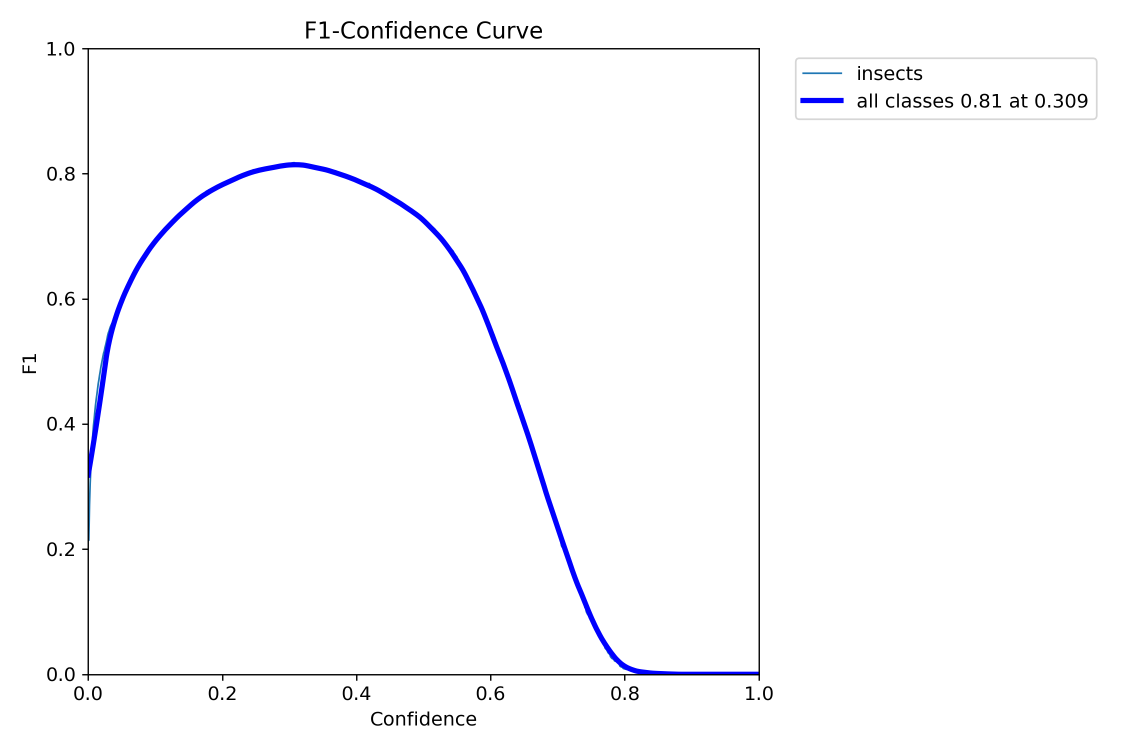
#> input picture YOLOV8/train/F1_curve.png, 2250 x 1500 px, found by its file name (shown at 1/2 size); its folder holds 4 pictures in this run
$ python resize.py
#> lines starting #> are read from the running program, lines starting #| are printed output that depends on the picture
import cv2
import os

def resize_image(input_path, output_path, size=(640, 640)):
    # Ler a imagem usando OpenCV
#> called with input_path = '../dataset/all/train/F1_curve.png', output_path = '../dataset/all/train/F1_curve.png', size = (640, 640)
    img = cv2.imread(input_path)
#> img is the input picture: shape (1500, 2250, 3); mean B, G, R 252.6, 250.7, 250.7
    if img is not None:
        # Redimensionar a imagem
        img_resized = cv2.resize(img, size)
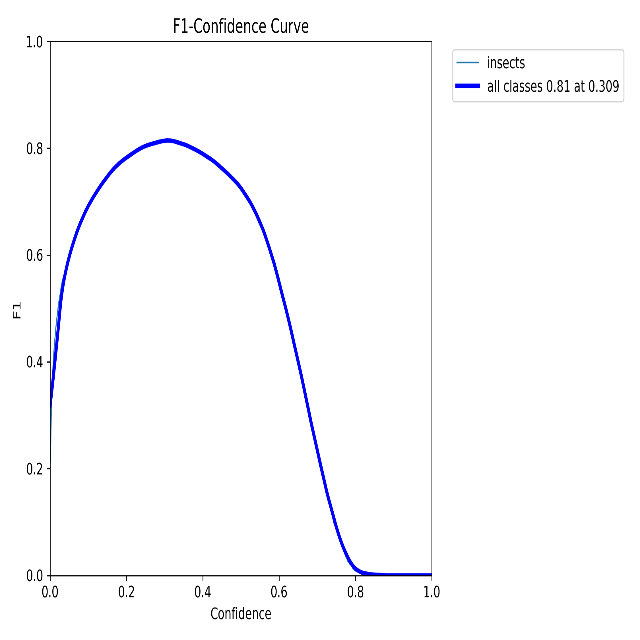
#> img_resized: shape (640, 640, 3); mean B, G, R 252.7, 250.9, 250.8
        # Salvar a imagem redimensionada
        cv2.imwrite(output_path, img_resized)
    else:
        print(f"Erro ao abrir a imagem: {input_path}")

def resize_images_in_directory(input_dir, output_dir, size=(640, 640)):
    # Certificar-se de que o diretório de saída exista
    if not os.path.exists(output_dir):
        os.makedirs(output_dir)

    # Percorrer todos os arquivos no diretório de entrada
    for filename in os.listdir(input_dir):
        if filename.endswith(('.png', '.jpg', '.jpeg', '.bmp', '.gif')):
            input_path = os.path.join(input_dir, filename)
            output_path = os.path.join(output_dir, filename)
            # Redimensionar cada imagem
            resize_image(input_path, output_path, size)
#> pass 2 of the loop in resize_images_in_directory, `for filename in os.listdir(input_dir):`:
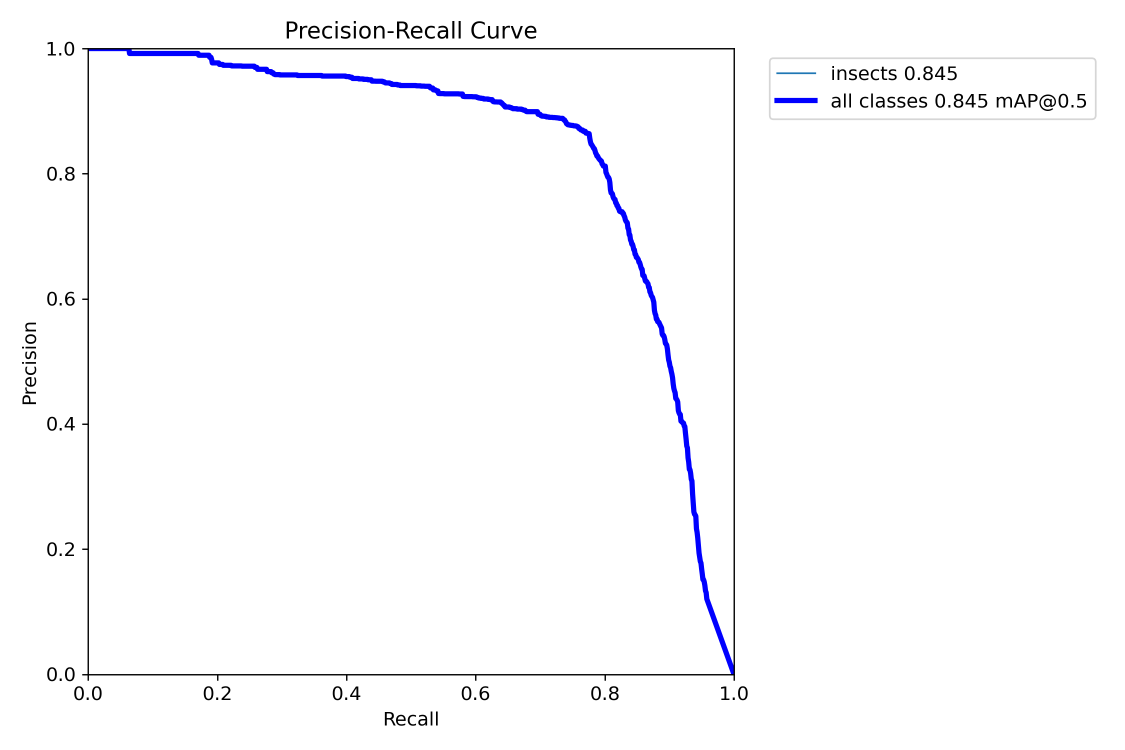
#> input picture YOLOV8/train/PR_curve.png, 2250 x 1500 px, found by its file name (shown at 1/2 size)
#> in resize_image, img is the input picture: shape (1500, 2250, 3); mean B, G, R 252.5, 250.7, 250.7
#> in resize_image (call 2), `img_resized = cv2.resize(img, size)`:
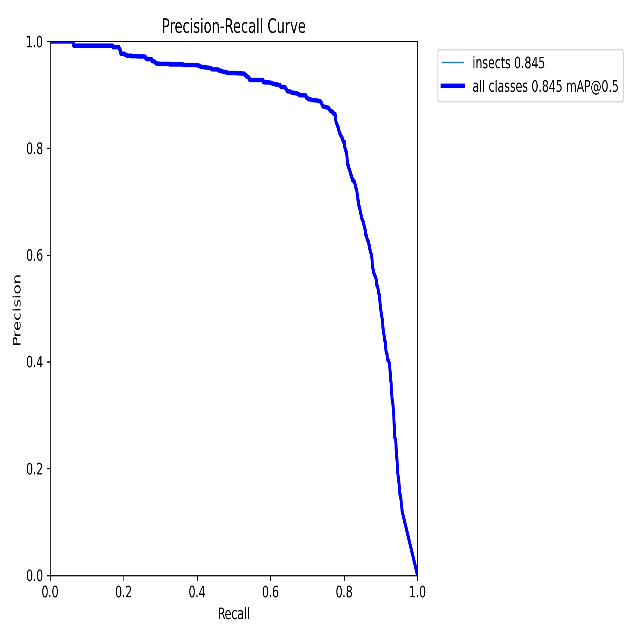
#> img_resized: shape (640, 640, 3); mean B, G, R 252.4, 250.7, 250.6
#> pass 3 of the loop in resize_images_in_directory, `for filename in os.listdir(input_dir):`:
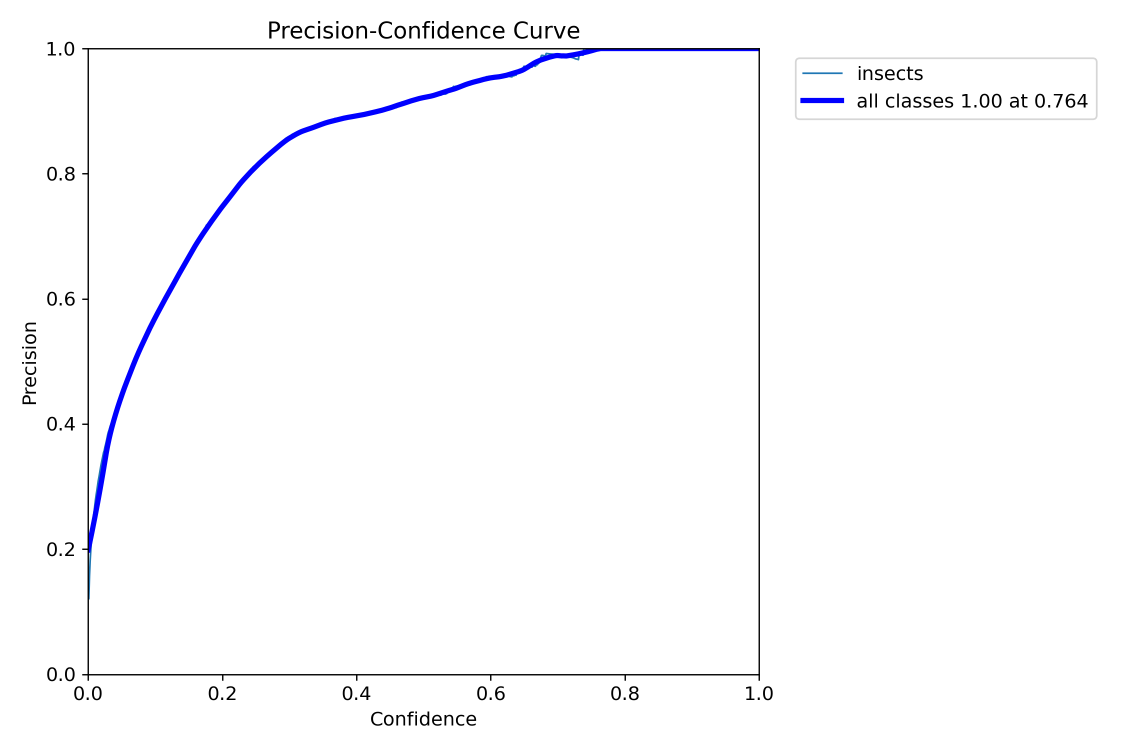
#> input picture YOLOV8/train/P_curve.png, 2250 x 1500 px, found by its file name (shown at 1/2 size)
#> in resize_image, img is the input picture: shape (1500, 2250, 3); mean B, G, R 252.4, 251, 251
#> in resize_image (call 3), `img_resized = cv2.resize(img, size)`:
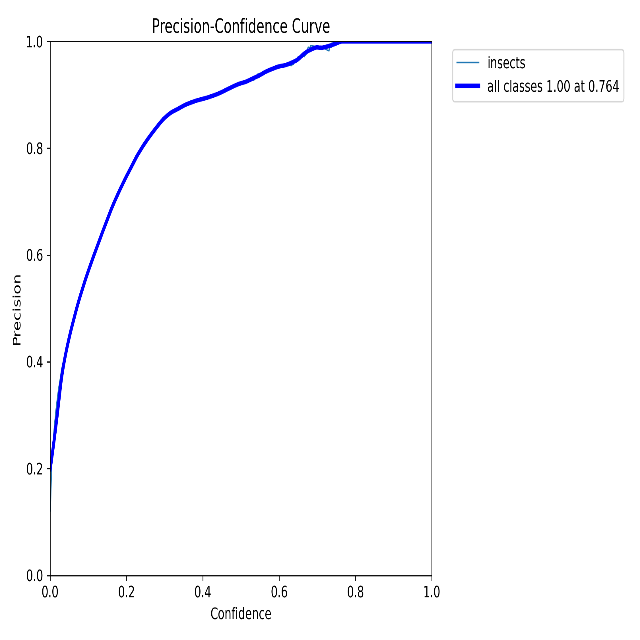
#> img_resized: shape (640, 640, 3); mean B, G, R 252.5, 251.1, 251.1
#> the loop made 4 passes; the first 3 are shown

# Exemplo de uso
input_directory = '../dataset/all/train'  # Diretório de entrada
output_directory = '../dataset/all/train'  # Diretório de saída
resize_images_in_directory(input_directory, output_directory)
